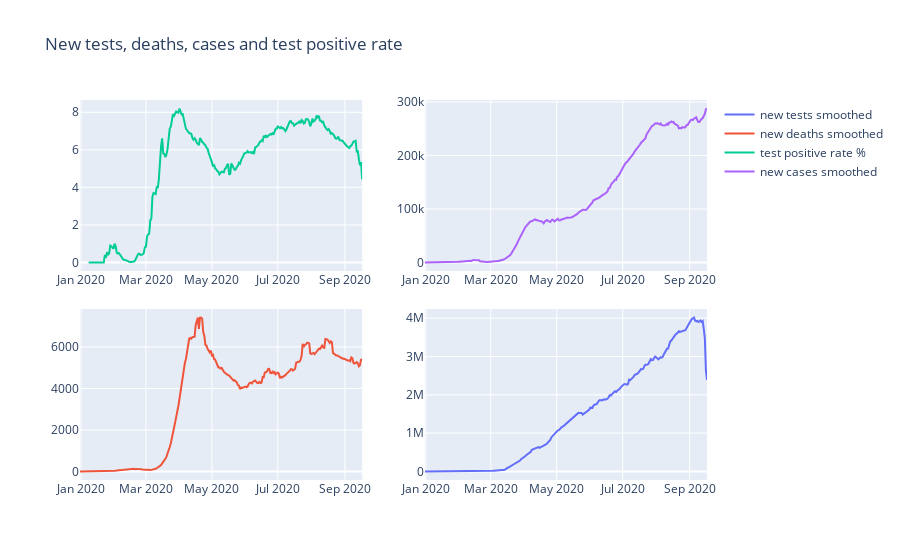

The notebook cell saved with this chart:
### Markdown cell above
### New Cases, Tests, Deaths and positive rate over all countries

### Code cell
trace1 = go.Scatter(
    x=df.groupby(['date'])['date'].apply(lambda x: np.unique(x)[0]),
    y=df.groupby(['date'])['new_tests_smoothed'].sum().astype(int),
        xaxis='x2',
    yaxis='y2',
    name = "new tests smoothed"
)
trace2 = go.Scatter(
    x=df.groupby(['date'])['date'].apply(lambda x: np.unique(x)[0]),
    y=df.groupby(['date'])['new_deaths_smoothed'].sum().astype(int),
    name = "new deaths smoothed"
)
trace3 = go.Scatter(
    x=df.groupby(['date'])['date'].apply(lambda x: np.unique(x)[0]),
    y=(df.groupby(['date'])['positive_rate'].mean() * 100).round(3),
    xaxis='x3',
    yaxis='y3',
    name = "test positive rate %"
)
trace4 = go.Scatter(
    x=df.groupby(['date'])['date'].apply(lambda x: np.unique(x)[0]),
    y=df.groupby(['date'])['new_cases_smoothed'].sum().astype(int),
    xaxis='x4',
    yaxis='y4',
    name = "new cases smoothed"
)

data = [trace1, trace2, trace3, trace4]
layout = go.Layout(
    xaxis=dict(
        domain=[0, 0.45]
    ),
    yaxis=dict(
        domain=[0, 0.45]
    ),
    xaxis2=dict(
        domain=[0.55, 1]
    ),
    xaxis3=dict(
        domain=[0, 0.45],
        anchor='y3'
    ),
    xaxis4=dict(
        domain=[0.55, 1],
        anchor='y4'
    ),
    yaxis2=dict(
        domain=[0, 0.45],
        anchor='x2'
    ),
    yaxis3=dict(
        domain=[0.55, 1]
    ),
    yaxis4=dict(
        domain=[0.55, 1],
        anchor='x4'
    ),
    title = 'New tests, deaths, cases and test positive rate'
)
fig = go.Figure(data=data, layout=layout)
iplot(fig)

### Figure 1 — Plotly figure (JSON) as saved in the notebook; plotly's stock layout.template omitted (floating-point values rounded to 4 significant figures; data arrays with more than 128 entries replaced by an {"elided": "..."} marker saying what was removed)
{"data": [{"name": "new tests smoothed", "type": "scatter", "x": {"elided": "262 str values"}, "xaxis": "x2", "y": {"elided": "262 int values"}, "yaxis": "y2"}, {"name": "new deaths smoothed", "type": "scatter", "x": {"elided": "262 str values"}, "y": {"elided": "262 int values"}}, {"name": "test positive rate %", "type": "scatter", "x": {"elided": "262 str values"}, "xaxis": "x3", "y": {"elided": "262 float values"}, "yaxis": "y3"}, {"name": "new cases smoothed", "type": "scatter", "x": {"elided": "262 str values"}, "xaxis": "x4", "y": {"elided": "262 int values"}, "yaxis": "y4"}], "layout": {"title": {"text": "New tests, deaths, cases and test positive rate"}, "xaxis": {"domain": [0, 0.45]}, "xaxis2": {"domain": [0.55, 1]}, "xaxis3": {"anchor": "y3", "domain": [0, 0.45]}, "xaxis4": {"anchor": "y4", "domain": [0.55, 1]}, "yaxis": {"domain": [0, 0.45]}, "yaxis2": {"anchor": "x2", "domain": [0, 0.45]}, "yaxis3": {"domain": [0.55, 1]}, "yaxis4": {"anchor": "x4", "domain": [0.55, 1]}}}
